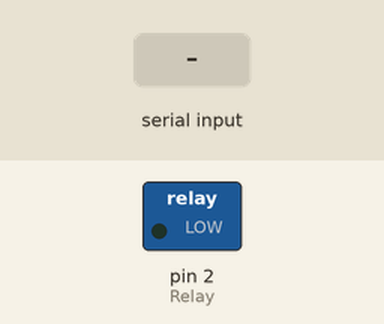
The sketch below on a simulated Arduino Uno, built with avr-gcc and run on an emulated ATmega328P. Shown: switched loads named in the sketch (green lamp = pin HIGH). Inputs (shaded band) come from the test bench.

Above: at 1.2 s.
1.3 s: "B" received over the second serial link
At 1.6 s:
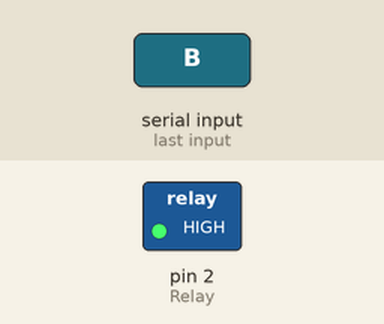
2.8 s: "F" received over the second serial link
At 4.0 s:
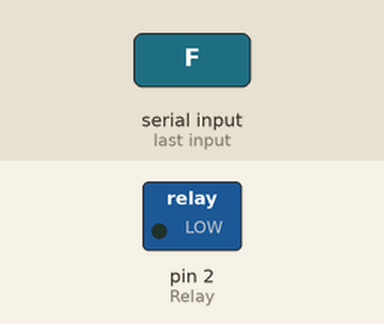
Timing chart, 0 to 5.8 s (numbered marks = the images above; inputs shaded):
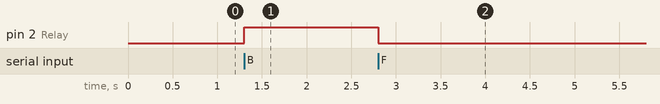

The sketch:

_62_BLUETOOTH_HOME_AUTOMATION_USING_ARDUINO.ino
```cpp
#include <SoftwareSerial.h>
SoftwareSerial bluetooth(0, 1);

char BT_input;
const int Relay = 2;
void setup()
{
  bluetooth.begin(9600);
  pinMode(Relay, OUTPUT);
}

void loop()
{
  if (bluetooth.available())
  {
    BT_input = bluetooth.read();

    if (BT_input == 'F')
      digitalWrite(Relay, LOW);

    else if (BT_input == 'B')
      digitalWrite(Relay, HIGH);
  }
}
```

Measured:
- after the input at 1.3 s, pin 2 (Relay): LOW → HIGH at once
- after the input at 2.8 s, pin 2 (Relay): HIGH → LOW at once
